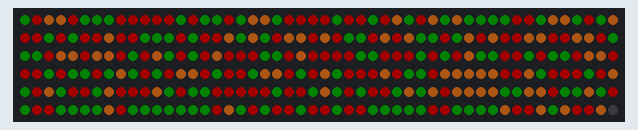
This program was run on a simulated Raspberry Pi (BCM pin numbers). On the bench: 300 RGB LEDs in strip order, left to right, continuing on the next row. Dim RGB values are drawn brighter than linear; random numbers come from a fixed seed.

Above: at 0.18 s.
At 38.53 s:
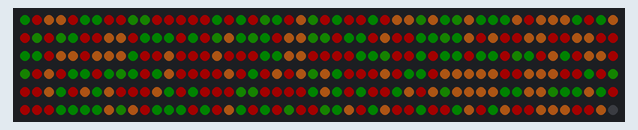

The program:

xmas.py
```python
#!/usr/bin/env python3
import random
import board
import neopixel
import time

pixel_pin = board.D18

num_pixels = 300

ORDER = neopixel.GRB

pixels = neopixel.NeoPixel(pixel_pin, num_pixels, brightness=0.2, auto_write=False, pixel_order=ORDER)

def wheel(pos):
    if(pos < 2*255/5):
        return (0,32,0)
    if(pos < 4*255/5):
        return (186, 0, 0)
    return(255, 128, 32)


for i in range(0,num_pixels-1):
    pixels[i]=wheel(random.randrange(255))
pixels.show()

while(True):
    pixelindex = random.randrange(num_pixels-1)
    oldcolor = pixels[pixelindex]
    newcolor=oldcolor
    while(newcolor==oldcolor):
        newcolor = wheel(random.randrange(255))


    for i in range(0,30):
        pixels[pixelindex]=(
            (int)(oldcolor[0]*(30-i)/30.0+newcolor[0]*i/30.0),
            (int)(oldcolor[1]*(30-i)/30.0+newcolor[1]*i/30.0),
            (int)(oldcolor[2]*(30-i)/30.0+newcolor[2]*i/30.0)
        )
        pixels.show()
        time.sleep(0.001)
```
